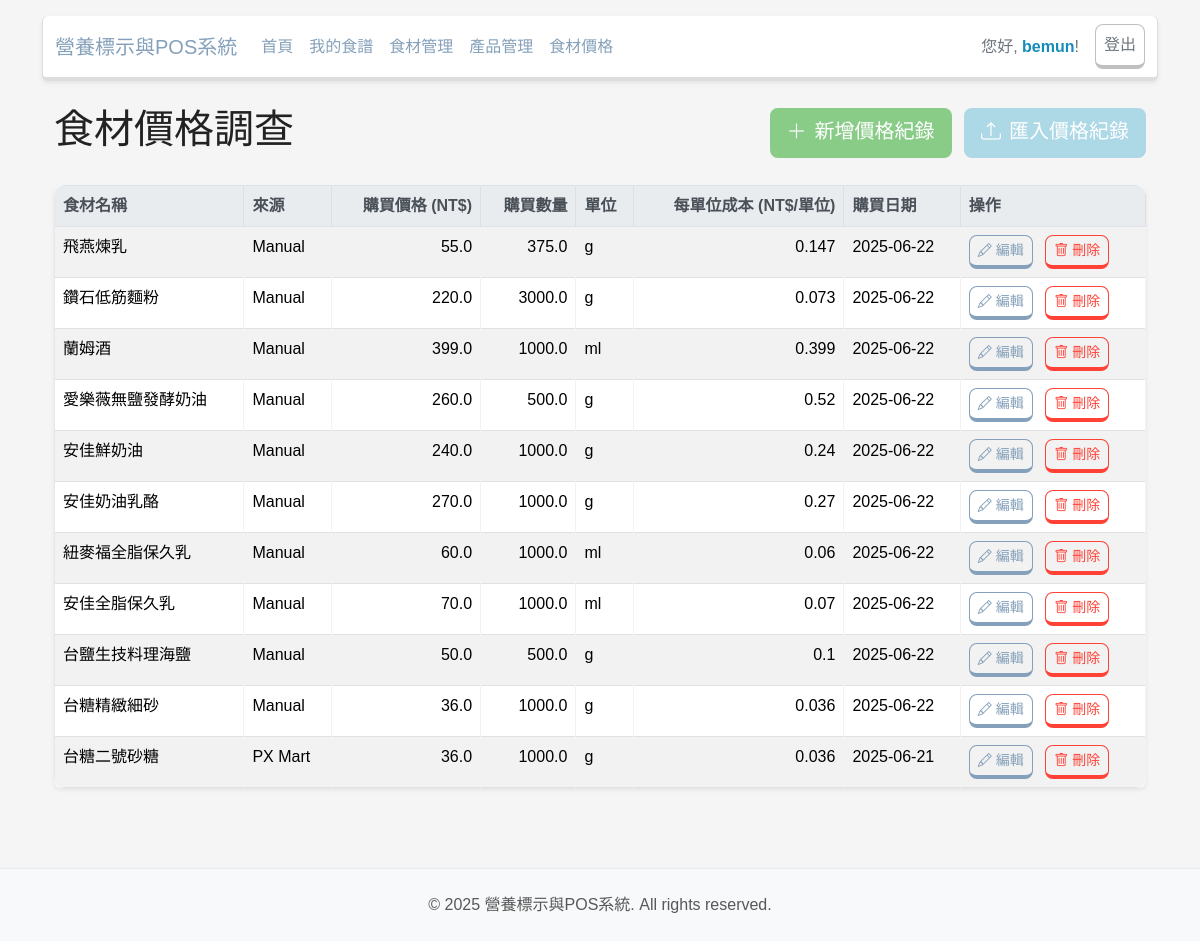
/pricing/ (signed in), run on an earlier commit of the app's database.
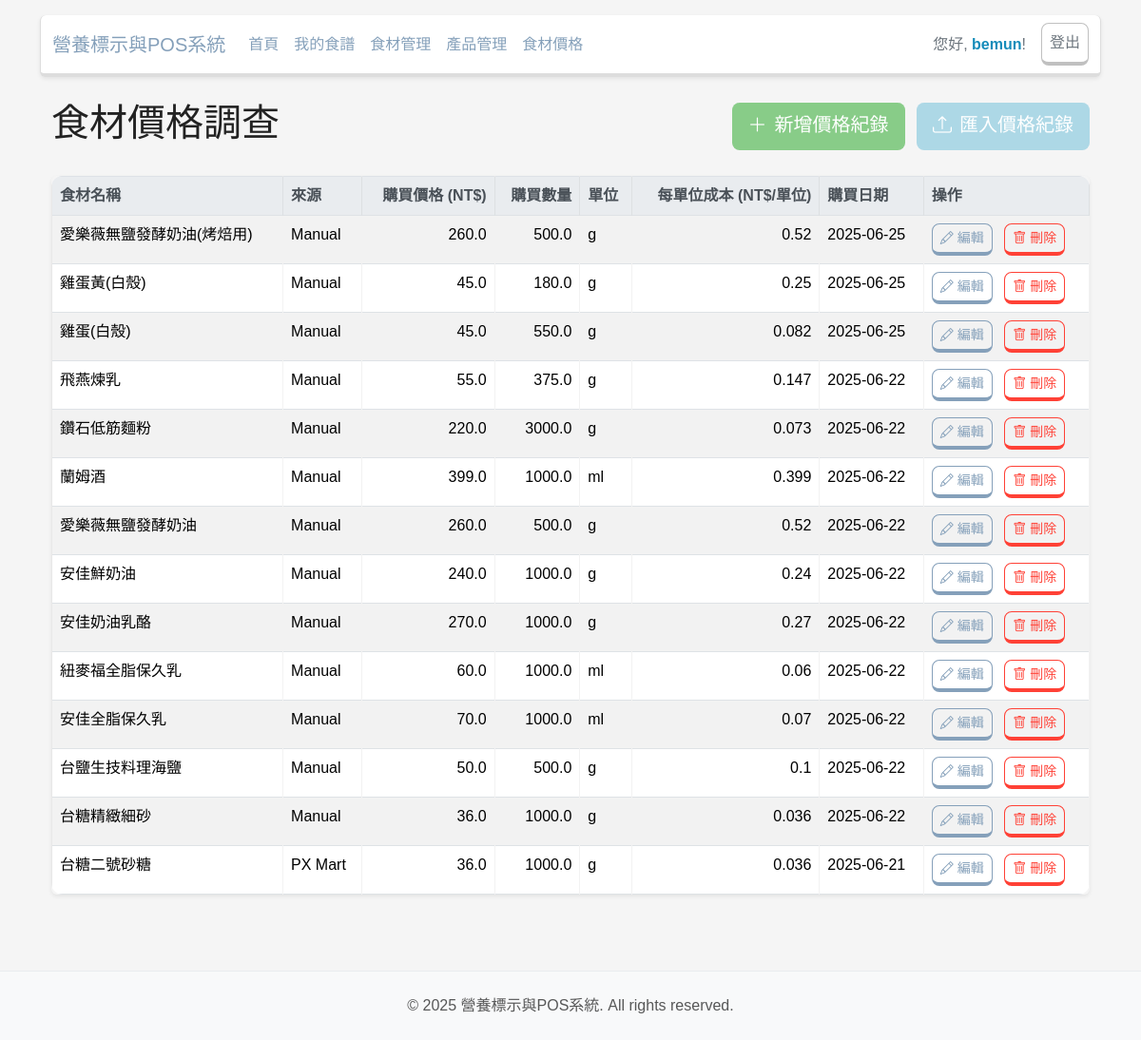
And on a later commit of the database.
### app/models.py (models this page shows, shortened)
class User(UserMixin, db.Model):
    __tablename__ = 'users'
    id = db.Column(db.Integer, primary_key=True)
    username = db.Column(db.String(64), index=True, unique=True, nullable=False)
    email = db.Column(db.String(120), index=True, unique=True, nullable=False)
    password_hash = db.Column(db.String(128))
    created_at = db.Column(db.DateTime(timezone=True), server_default=func.now())
    updated_at = db.Column(db.DateTime(timezone=True), onupdate=func.now())
    recipes = db.relationship('Recipe', back_populates='author', lazy='dynamic')
    products = db.relationship('Product', back_populates='creator', lazy='dynamic')
    ingredients = db.relationship('Ingredient', back_populates='creator', lazy='dynamic')
    orders = db.relationship('Order', back_populates='staff', lazy='dynamic')
    ingredient_prices = db.relationship('IngredientPrice', back_populates='user', lazy='dynamic')

class IngredientPrice(db.Model):
    __tablename__ = 'ingredient_prices'
    id = db.Column(db.Integer, primary_key=True)
    ingredient_id = db.Column(db.Integer, db.ForeignKey('ingredients.id'), nullable=False)
    user_id = db.Column(db.Integer, db.ForeignKey('users.id'), nullable=False)
    source = db.Column(db.String(64), nullable=False, default='Manual')
    price = db.Column(db.Float, nullable=False)
    quantity = db.Column(db.Float, nullable=False)
    unit = db.Column(db.String(16), nullable=False, default='g')
    purchase_date = db.Column(db.DateTime(timezone=True), server_default=func.now())
    created_at = db.Column(db.DateTime(timezone=True), server_default=func.now())
    updated_at = db.Column(db.DateTime(timezone=True), onupdate=func.now())
    ingredient = db.relationship('Ingredient', back_populates='prices')
    user = db.relationship('User', back_populates='ingredient_prices')
    def calculate_cost_per_gram(self):
        if self.quantity and self.quantity > 0:
            converted_quantity_base_unit = self.quantity
            unit_lower = self.unit.lower()
            if unit_lower == 'kg' or unit_lower == '公斤':
                converted_quantity_base_unit *= 1000
            elif unit_lower == 'l' or unit_lower == '公升':
                converted_quantity_base_unit *= 1000
            elif unit_lower == 'ml' or unit_lower == '毫升':
                pass
            return self.price / converted_quantity_base_unit
        return 0

class Ingredient(db.Model):
    __tablename__ = 'ingredients'
    id = db.Column(db.Integer, primary_key=True)
    food_name = db.Column(db.String(128), nullable=False, index=True)
    source = db.Column(db.String(16), nullable=False, default='USER')
    created_at = db.Column(db.DateTime(timezone=True), server_default=func.now())
    updated_at = db.Column(db.DateTime(timezone=True), onupdate=func.now())
    user_id = db.Column(db.Integer, db.ForeignKey('users.id'))
    creator = db.relationship('User', back_populates='ingredients')
    tfda_id = db.Column(db.String(64), unique=True, nullable=True, index=True)
    cost_per_unit = db.Column(db.Float, nullable=False, default=0)
    unit_name = db.Column(db.String(16), default='g')
    prices = db.relationship('IngredientPrice', back_populates='ingredient', lazy='dynamic', cascade="all, delete-orphan")
    calories_kcal = db.Column(db.Float, default=0)
    protein_g = db.Column(db.Float, default=0)
    fat_g = db.Column(db.Float, default=0)
    saturated_fat_g = db.Column(db.Float, default=0)
    trans_fat_g = db.Column(db.Float, default=0)
    carbohydrate_g = db.Column(db.Float, default=0)
    sugar_g = db.Column(db.Float, default=0)
    sodium_mg = db.Column(db.Float, default=0)

### app/pricing/routes.py (the view)
@bp.route('/')
@login_required
def index():
    prices = IngredientPrice.query.filter_by(user=current_user).order_by(IngredientPrice.purchase_date.desc()).all()
    return render_template('pricing/index.html', title='食材價格調查', prices=prices)

### app/models.py (called while the page is built)
@login.user_loader
def load_user(id):
    return User.query.get(int(id))

### app/templates/pricing/index.html
{% extends "base.html" %}
{% block content %}
<div class="container">
    <div class="d-flex justify-content-between align-items-center mb-4">
        <h1>{{ title }}</h1>
        <div>
            <a href="{{ url_for('pricing.add_price') }}" class="btn btn-success btn-lg me-2">
                <i class="bi bi-plus-lg me-2"></i>新增價格紀錄
            </a>
            <a href="{{ url_for('pricing.upload_prices') }}" class="btn btn-info btn-lg">
                <i class="bi bi-upload me-2"></i>匯入價格紀錄
            </a>
        </div>
    </div>
    {% if prices %}
        <div class="table-responsive shadow-sm rounded">
            <table class="table table-striped table-hover table-bordered mb-0">
                <thead>
                    <tr>
                        <th>食材名稱</th>
                        <th>來源</th>
                        <th class="text-end">購買價格 (NT$)</th>
                        <th class="text-end">購買數量</th>
                        <th>單位</th>
                        <th class="text-end">每單位成本 (NT$/單位)</th>
                        <th>購買日期</th>
                        <th>操作</th>
                    </tr>
                </thead>
                <tbody>
                    {% for price in prices %}
                    <tr>
                        <td>{{ price.ingredient.food_name }}</td>
                        <td>{{ price.source }}</td>
                        <td class="text-end">{{ price.price | round(2) }}</td>
                        <td class="text-end">{{ price.quantity | round(3) }}</td>
                        <td>{{ price.unit }}</td>
                        <td class="text-end">{{ price.calculate_cost_per_gram() | round(3) }}</td>
                        <td>{{ price.purchase_date.strftime('%Y-%m-%d') }}</td>
                        <td>
                            <a href="{{ url_for('pricing.edit_price', price_id=price.id) }}" class="btn btn-sm btn-outline-primary me-2">
                                <i class="bi bi-pencil me-1"></i>編輯
                            </a>
                            <form action="{{ url_for('pricing.delete_price', price_id=price.id) }}" method="post" onsubmit="return confirm('確定要刪除這筆價格紀錄嗎？');" class="d-inline">
                                <button type="submit" class="btn btn-sm btn-outline-danger">
                                    <i class="bi bi-trash me-1"></i>刪除
                                </button>
                            </form>
                        </td>
                    </tr>
                    {% endfor %}
                </tbody>
            </table>
        </div>
    {% else %}
        <div class="alert alert-secondary mt-5 text-center p-4 rounded shadow-sm">
            <h4 class="alert-heading">目前沒有食材價格紀錄喔！</h4>
            <p>點擊上方「新增價格紀錄」或「匯入價格紀錄」來開始管理您的食材成本吧！</p>
        </div>
    {% endif %}
</div>
{% endblock %}

### app/templates/base.html (shortened to what this page needs)
<!doctype html>
<html>
  <head>
    <link href="https://bootswatch.com/5/lumen/bootstrap.min.css" rel="stylesheet">
    <link href="{{ url_for('static', filename='css/main.css') }}" rel="stylesheet">
    <link rel="stylesheet" href="https://cdn.jsdelivr.net/npm/bootstrap-icons@1.11.3/font/bootstrap-icons.min.css">
  </head>
  <body>
    <div class="container">
      <nav class="navbar navbar-expand-lg navbar-light bg-light rounded shadow-sm mt-3">
        <div class="container-fluid">
          <a class="navbar-brand" href="{{ url_for('main.index') }}">營養標示與POS系統</a>
          <div class="collapse navbar-collapse" id="navbarNav">
            <ul class="navbar-nav me-auto mb-2 mb-lg-0">
              <li class="nav-item">
                <a class="nav-link" href="{{ url_for('main.index') }}">首頁</a>
              </li>
              {% if current_user.is_authenticated %}
              <li class="nav-item">
                <a class="nav-link" href="{{ url_for('recipes.index') }}">我的食譜</a>
              </li>
              <li class="nav-item">
                <a class="nav-link" href="{{ url_for('recipes.manage_ingredients') }}">食材管理</a>
              </li>
              <li class="nav-item">
                <a class="nav-link" href="{{ url_for('products.index') }}">產品管理</a>
              </li>
              <li class="nav-item">
                <a class="nav-link" href="{{ url_for('pricing.index') }}">食材價格</a>
              </li>
              {% endif %}
            </ul>
            <ul class="navbar-nav">
              {% if current_user.is_authenticated %}
              <li class="nav-item d-flex align-items-center me-3">
                <span class="navbar-text">您好, <strong class="text-primary">{{ current_user.username }}</strong>!</span>
              </li>
              <li class="nav-item">
                <a class="nav-link btn btn-outline-secondary btn-sm" href="{{ url_for('auth.logout') }}">登出</a>
              </li>
              {% endif %}
            </ul>
          </div>
        </div>
      </nav>
    </div>
    <div class="container mt-4">
    {% block content %}{% endblock %}
    </div>
    <footer class="footer">
      <div class="container">
        <span class="text-muted">© 2025 營養標示與POS系統. All rights reserved.</span>
      </div>
    </footer>
  </body>
</html>

### app/static/css/main.css (style rules this page uses)
:root { --bs-primary-light: #A0B3C9; --bs-secondary-light: #C0C0C0; --bs-success-light: #B4D7BF; --bs-info-light: #ADD8E6; --bs-warning-light: #F0E68C; --bs-danger-light: #F2B4B4; --bs-primary: #85A0BA; --bs-success: #88CC88; --card-border-radius: 0.75rem; --card-shadow: rgba(0, 0, 0, 0.08) 0px 4px 12px; }
body { background-color: #f5f5f5; font-family: '微軟正黑體', 'Microsoft JhengHei', sans-serif; }
.navbar { background-color: #FFFFFF !important; border-radius: var(--card-border-radius); box-shadow: var(--card-shadow); margin-top: 1.5rem; }
.navbar-brand, .nav-link { color: var(--bs-primary) !important; }
.navbar-text { color: #6c757d !important; }
.btn-outline-secondary { border-color: var(--bs-secondary-light) !important; color: #6c757d !important; }
.btn { border-radius: 0.5rem; font-weight: 500; }
.btn-success { background-color: var(--bs-success) !important; border-color: var(--bs-success) !important; }
.btn-info { background-color: var(--bs-info-light) !important; border-color: var(--bs-info-light) !important; }
.btn-outline-primary { border-color: var(--bs-primary) !important; color: var(--bs-primary) !important; }
.table { border-radius: var(--card-border-radius); overflow: hidden; }
.table th, .table td { border-color: rgba(0, 0, 0, 0.05); }
.table thead th { background-color: #e9ecef; color: #495057; }
.footer { padding: 1.5rem 0; margin-top: 5rem; border-top: 1px solid #e9ecef; background-color: #f8f9fa; color: #6c757d; text-align: center; }
.table .text-end { text-align: right; }

What changed in the data, as far as the page shows it:
added IngredientPrice: ingredient.food_name "愛樂薇無鹽發酵奶油(烤焙用)", source "Manual", price "260.0", quantity "500.0", unit "g", calculate_cost_per_gram "0.52", purchase_date "2025-06-25"
added IngredientPrice: ingredient.food_name "雞蛋黃(白殼)", source "Manual", price "45.0", quantity "180.0", unit "g", calculate_cost_per_gram "0.25", purchase_date "2025-06-25"
added IngredientPrice: ingredient.food_name "雞蛋(白殼)", source "Manual", price "45.0", quantity "550.0", unit "g", calculate_cost_per_gram "0.082", purchase_date "2025-06-25"
